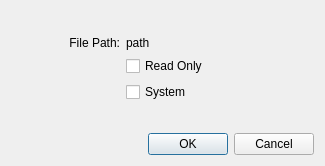
<?xml version="1.0" encoding="UTF-8"?>
<ui version="4.0">
 <class>FilePropertiesDialog</class>
 <widget class="QDialog" name="FilePropertiesDialog">
  <property name="geometry">
   <rect>
    <x>0</x>
    <y>0</y>
    <width>325</width>
    <height>166</height>
   </rect>
  </property>
  <property name="windowTitle">
   <string>Dialog</string>
  </property>
  <layout class="QVBoxLayout" name="verticalLayout">
   <item>
    <layout class="QGridLayout" name="gridLayout">
     <item row="2" column="0">
      <spacer name="verticalSpacer_2">
       <property name="orientation">
        <enum>Qt::Vertical</enum>
       </property>
       <property name="sizeHint" stdset="0">
        <size>
         <width>20</width>
         <height>40</height>
        </size>
       </property>
      </spacer>
     </item>
     <item row="1" column="0">
      <widget class="QWidget" name="widget" native="true">
       <property name="sizePolicy">
        <sizepolicy hsizetype="Expanding" vsizetype="Expanding">
         <horstretch>0</horstretch>
         <verstretch>0</verstretch>
        </sizepolicy>
       </property>
       <layout class="QFormLayout" name="formLayout_2">
        <item row="0" column="0">
         <widget class="QLabel" name="label">
          <property name="minimumSize">
           <size>
            <width>100</width>
            <height>0</height>
           </size>
          </property>
          <property name="text">
           <string>File Path:</string>
          </property>
          <property name="alignment">
           <set>Qt::AlignRight|Qt::AlignTrailing|Qt::AlignVCenter</set>
          </property>
         </widget>
        </item>
        <item row="0" column="1">
         <widget class="QLabel" name="label_path">
          <property name="text">
           <string>path</string>
          </property>
         </widget>
        </item>
        <item row="1" column="1">
         <widget class="QCheckBox" name="checkBox_readOnly">
          <property name="text">
           <string>Read Only</string>
          </property>
         </widget>
        </item>
        <item row="2" column="1">
         <widget class="QCheckBox" name="checkBox_system">
          <property name="text">
           <string>System</string>
          </property>
         </widget>
        </item>
       </layout>
      </widget>
     </item>
     <item row="0" column="0">
      <spacer name="verticalSpacer">
       <property name="orientation">
        <enum>Qt::Vertical</enum>
       </property>
       <property name="sizeHint" stdset="0">
        <size>
         <width>20</width>
         <height>40</height>
        </size>
       </property>
      </spacer>
     </item>
    </layout>
   </item>
   <item>
    <layout class="QHBoxLayout" name="horizontalLayout_2">
     <item>
      <spacer name="horizontalSpacer">
       <property name="orientation">
        <enum>Qt::Horizontal</enum>
       </property>
       <property name="sizeHint" stdset="0">
        <size>
         <width>40</width>
         <height>20</height>
        </size>
       </property>
      </spacer>
     </item>
     <item>
      <widget class="QPushButton" name="pushButton_ok">
       <property name="text">
        <string>OK</string>
       </property>
      </widget>
     </item>
     <item>
      <widget class="QPushButton" name="pushButton_cancel">
       <property name="text">
        <string>Cancel</string>
       </property>
      </widget>
     </item>
    </layout>
   </item>
  </layout>
 </widget>
 <resources/>
 <connections/>
</ui>
